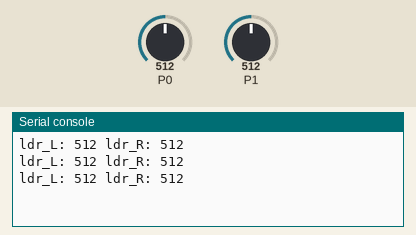
Simulated run of this program. Board: BBC micro:bit running MicroPython. Parts: the last lines printed to the serial console. Inputs (shaded band) come from the test bench; at power-on: P0 = 512, P1 = 512 (analog values on the 0–1023 scale).

Above: at 1.2 s.
1.3 s: P0 set to 716
At 1.9 s:
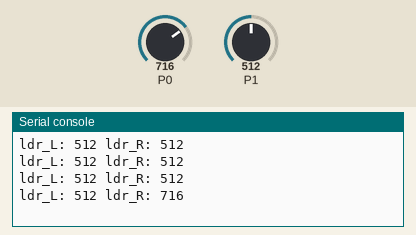
2.8 s: P1 set to 716
At 3.4 s:
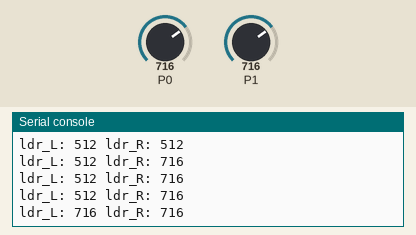
4.3 s: P0 set to 900
At 4.9 s:
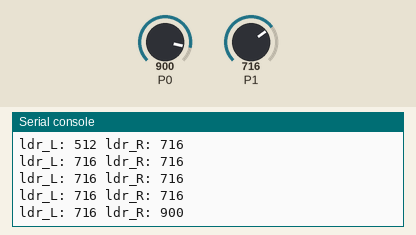
5.8 s: P1 set to 900
At 6.4 s:
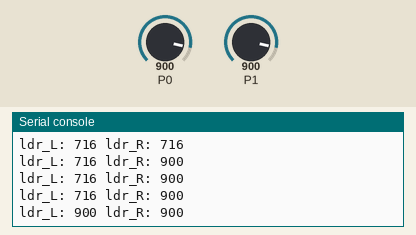
Timing chart, 0 to 8.3 s (numbered marks = the images above; inputs shaded):
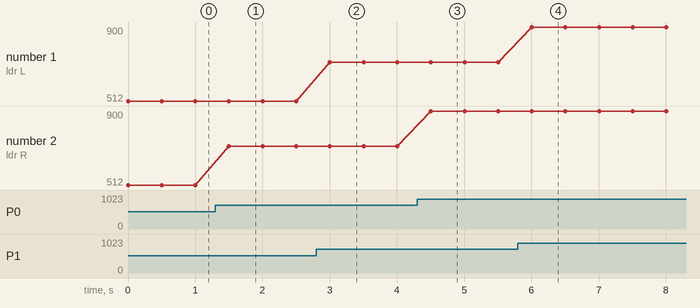

The program:

15-photosensitive.py
```python
'''
Function description: serial monitor prints photoresistor value
Compiling IDE: MU 1.2.0
Program name: HolaSmart
'''
from microbit import *  # import microbit module to control micro:bit development board

ldr_R = 0  # initialize the right photoresistor value
ldr_L = 0  # initialize the left photoresistor value

while True:  # loop. print the values all the time
    ldr_L = pin1.read_analog()  # read the analog value of the photoresistor connected to pin1, and assign to ldr_L
    ldr_R = pin0.read_analog()  # read the analog value of the photoresistor connected to pin0, and assign to ldr_R
    print("ldr_L:", ldr_L, "ldr_R:", ldr_R)  # print the two photoresistor values
    sleep(500)  # delay 500ms
```

Measured:
- after the input at 1.3 s, the serial console: prints a new line after 0.20 s (image 1)
- after the input at 2.8 s, the serial console: prints a new line after 0.20 s (image 2)
- after the input at 4.3 s, the serial console: prints a new line after 0.21 s (image 3)
- after the input at 5.8 s, the serial console: prints a new line after 0.21 s (image 4)
- plotted number 2: 512 → 716 after the input at 1.3 s, 716 → 900 after the input at 4.3 s
